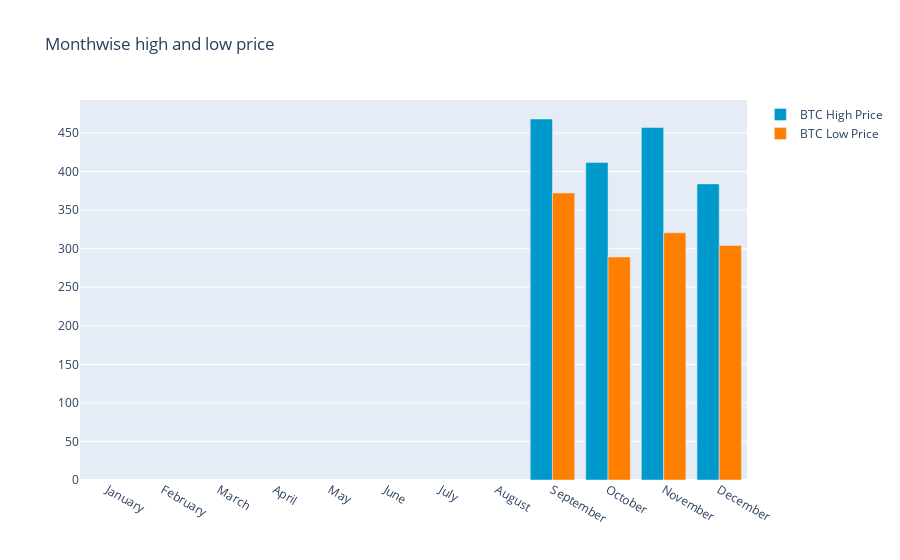

Source (notebook cell):
### Code cell
y_2014.groupby(y_2014['Date'].dt.strftime('%B'))['Low'].min()
monthvise_high = y_2014.groupby(maindf['Date'].dt.strftime('%B'))['High'].max()
monthvise_high = monthvise_high.reindex(new_order, axis=0)

monthvise_low = y_2014.groupby(y_2014['Date'].dt.strftime('%B'))['Low'].min()
monthvise_low = monthvise_low.reindex(new_order, axis=0)

fig = go.Figure()
fig.add_trace(go.Bar(
    x=monthvise_high.index,
    y=monthvise_high,
    name='BTC High Price',
    marker_color='rgb(0, 153, 204)'
))
fig.add_trace(go.Bar(
    x=monthvise_low.index,
    y=monthvise_low,
    name='BTC Low Price',
    marker_color='rgb(255, 128, 0)'
))

fig.update_layout(barmode='group', 
                  title=' Monthwise high and low price')
fig.show()

### Figure 1 — Plotly figure (JSON) as saved in the notebook; plotly's stock layout.template omitted (floating-point values rounded to 4 significant figures)
{"data": [{"marker": {"color": "rgb(0, 153, 204)"}, "name": "BTC High Price", "type": "bar", "x": ["January", "February", "March", "April", "May", "June", "July", "August", "September", "October", "November", "December"], "y": [null, null, null, null, null, null, null, null, 468.2, 411.7, 457.1, 384.0]}, {"marker": {"color": "rgb(255, 128, 0)"}, "name": "BTC Low Price", "type": "bar", "x": ["January", "February", "March", "April", "May", "June", "July", "August", "September", "October", "November", "December"], "y": [null, null, null, null, null, null, null, null, 372.2, 289.3, 320.6, 304.2]}], "layout": {"autosize": true, "barmode": "group", "title": {"text": " Monthwise high and low price"}, "xaxis": {"autorange": true, "range": [-0.5, 11.5], "type": "category"}, "yaxis": {"autorange": true, "range": [0, 492.8], "type": "linear"}}}
